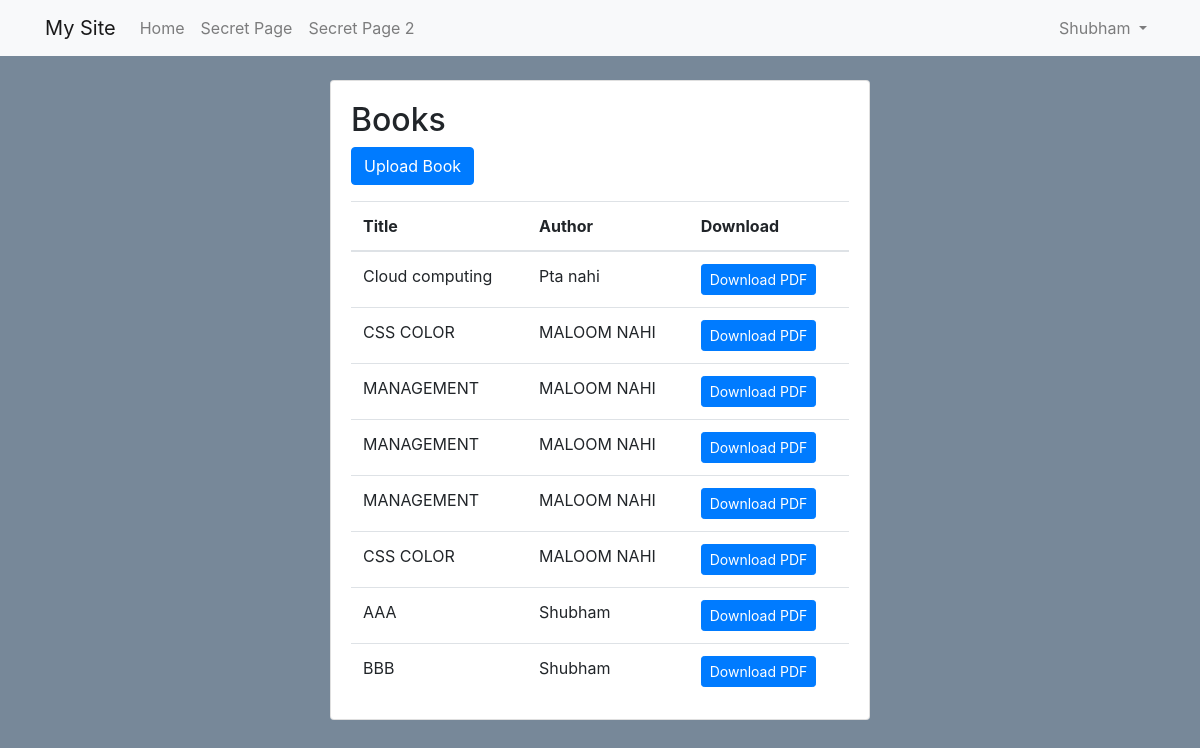
The app's page /books/ (signed in) with its own data.
### apps/models.py (models this page shows, shortened)
class Book(models.Model):
      title = models.CharField(max_length=100)
      author  = models.CharField(max_length=100)
      pdf =models.FileField(upload_to='books/pdfs/')

### apps/views.py (the view)
# urls.py: path('books/', views.book_list, name='book_list' ),
@login_required
def book_list(request):
  books = Book.objects.all()
  return render(request, 'book_list.html', { 'books': books})

### apps/templates/book_list.html (shortened to what this page needs)
{% extends 'base.html' %}
            {% block content %}
            <div class="row justify-content-center">
                    <div class="col-6">
                        <div class="card">
                            <div class="card-body">
            <h2>Books</h2>
            <p><a href="{% url 'upload_book' %}" class="btn btn-primary">Upload Book</a></p>
            <table class="table mb-0">
                <thead>
                    <tr>
                <th>Title</th>
                <th>Author</th>
                <th>Download</th>
                </tr>
                </thead>
                {% for book in books %}
                 <tr>
                     <td>{{ book.title }}</td>
                     <td>{{ book.author }}</td>
                     <td>
                         <a href="{{ book.pdf.url }}" class="btn btn-primary btn-sm" target="_blank">Download PDF</a>
                        </td>
                 </tr>
                 {% endfor %}
            </table>
            </div>
            </div>
            </div>
            </div>
            {% endblock %}

### apps/templates/base.html (shortened to what this page needs)
<!doctype html>
<html lang="en">
  <head>
      <link rel="stylesheet" href="https://stackpath.bootstrapcdn.com/bootstrap/4.3.1/css/bootstrap.min.css">
</head>
  <body>
      <nav class="navbar navbar-expand-lg navbar-light bg-light mb-4 " id="zzz">
        <div class="container">
          <a class="navbar-brand" href="{% url 'shubh' %}">My Site</a>
          <div class="collapse navbar-collapse" id="navbarSupportedContent">
            <ul class="navbar-nav mr-auto">
              <li class="nav-item">
                <a class="nav-link" href="{% url 'shubh' %}">Home</a>
              </li>
              {% if user.is_authenticated %}
              <li class="nav-item">
                  <a class="nav-link" href="{% url 'secret' %}">Secret Page</a>
              </li>
              <li class="nav-item">
                  <a class="nav-link" href="{% url 'secret2' %}">Secret Page 2</a>
             </li>
              {% endif %}
            </ul>
            {% if user.is_authenticated %}
            <ul class="navbar-nav ">
                <li class="nav-item dropdown">
                  <a class="nav-link dropdown-toggle" href="#" id="navbarDropdown" role="button" data-toggle="dropdown" aria-haspopup="true" aria-expanded="false">
                    {{ user.username }}
                  </a>
                </li>
              </ul>
            {% else %}
            <form class="form-inline my-2 my-lg-0">
              <a href="{% url 'login' %}" class="btn btn-outline-secondary">Login</a>
              <a href="{% url 'signup' %}" class="btn btn-primary ml-2">Signup</a>
            </form>
            {% endif %}
          </div>
        </div>
        </nav>
      <div class="container">
        {% block content %}
        {% endblock %}
    </div>
 </body>
 </html>

### apps/templates/base.html (style rules this page uses)
body { background-color: lightslategrey; }
#zzz { background-color : red; }

### records on screen
Book: title "Cloud computing", author "Pta nahi"
Book: title "CSS COLOR", author "MALOOM NAHI"
Book: title "MANAGEMENT", author "MALOOM NAHI"
Book: title "MANAGEMENT", author "MALOOM NAHI"
Book: title "MANAGEMENT", author "MALOOM NAHI"
Book: title "CSS COLOR", author "MALOOM NAHI"
Book: title "AAA", author "Shubham"
Book: title "BBB", author "Shubham"

### other values on screen
{{ user.username }} "Shubham"
